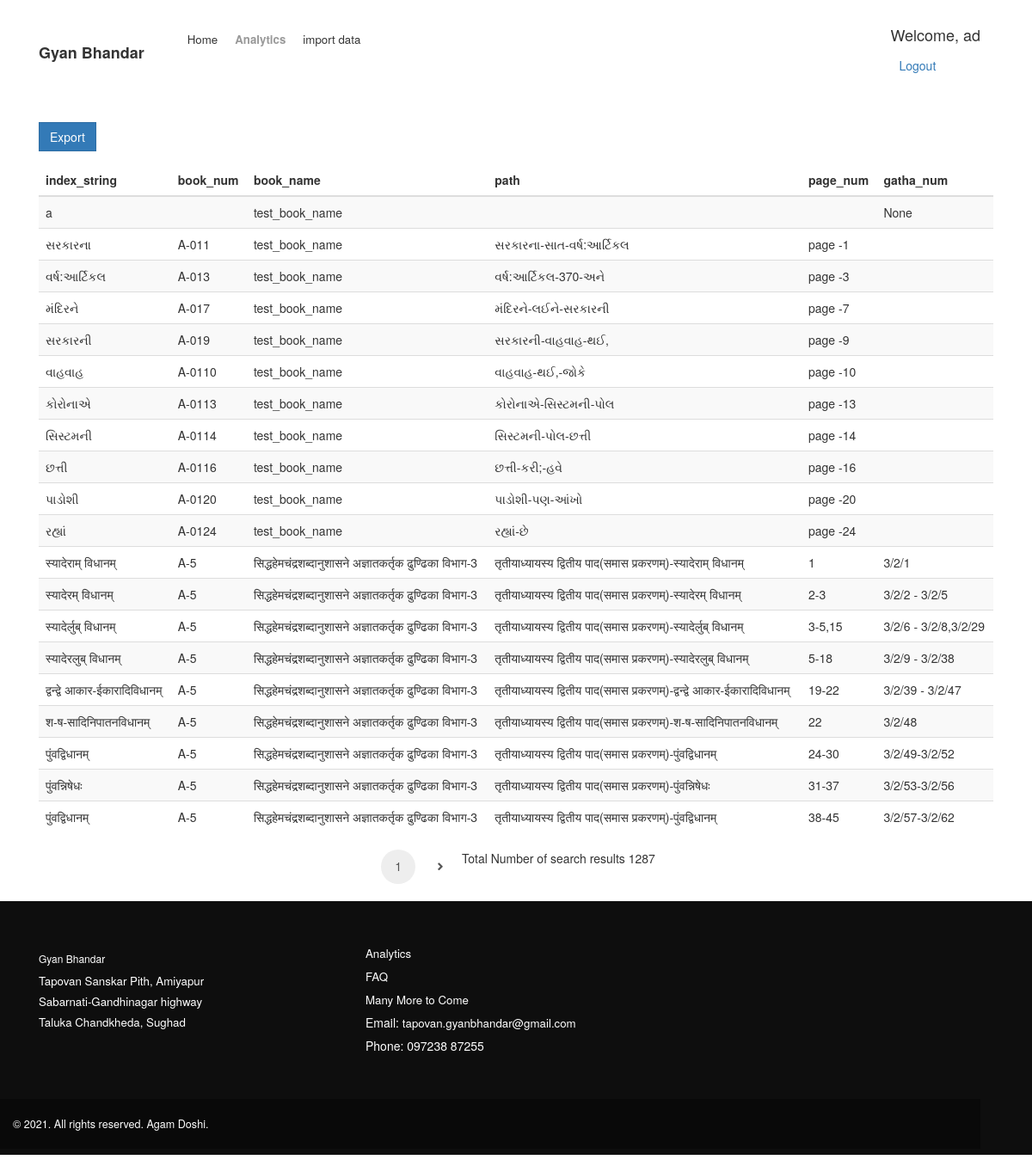
Page /search (signed in) on the committed database.
### idx_search/models.py (models this page shows, shortened)
class IndexItem(models.Model):
    index_string = models.TextField()
    search_string = models.TextField(db_index=True)
    path = models.TextField()
    gatha_num = models.CharField(max_length=100,null=True, blank=True)
    page_num = models.CharField(max_length=100)
    book_num = models.CharField(max_length=50)
    book_name = models.TextField()
    last_update_by = models.CharField(max_length=200)
    last_update_on = models.DateTimeField(auto_now=True)
    created_by = models.CharField(max_length=200)
    created_on = models.DateTimeField(auto_now_add=True)
    models.Index(fields=['search_string']),

### idx_search/views.py (the view)
# urls.py: path('search', views.search, name='idx_search'),
@login_required
def search(request):
    try:
        if request.method == 'GET':
            search_string = request.GET.get('search_string','')
        else:
            search_string = request.POST.get('search_string','')
        search_q = gen_sql_search_q(search_string)
        items = IndexItem.objects.raw(search_q)
        limit = int(request.GET.get('limit', 20))
        paginator = Paginator(items, limit)
        page_request_var = 'page'
        if request.method == 'GET':
            page = request.GET.get(page_request_var)
        else:
            page = '1'
        try:
            paginated_queryset = paginator.page(page)
        except PageNotAnInteger:
            paginated_queryset = paginator.page(1)
        except InvalidPage:
            paginated_queryset = paginator.page(paginator.num_pages)
        total_objects = paginator.count
        context = {'items': paginated_queryset, 'page_request_var': page_request_var ,
                   'total_objects':total_objects, 'search_string':search_string}
        return render(request, 'idx_search/list_item.html', context=context)
    except Exception as e:
        logging.error(e)
        messages.error(request, 'Internal server error , Please report the same.')
        return redirect(reverse("index"))

### idx_search/utils.py (called while the page is built)
def gen_sql_search_q(search_string):
    search_q = 'select * from idx_search_indexitem where '
    search_params = list()
    split_by = '|'
    if ',' in search_string:
        split_by = ','
    search_items = search_string.split(split_by)
    for item in search_items:
        search_params.append(" search_string like '%{}%'".format(item))
    split_join = split_by.replace(',', ' and ').replace('|', ' or ')
    search_q += split_join.join(search_params)
    return search_q

### idx_search/templates/idx_search/list_item.html (shortened to what this page needs)
{% extends 'idx_search/base.html' %}
{% load static %}
{% block content %}
<div class="container top-buffer">
    <form action="{% url 'export_data' %}" method="POST">
        <div class="form-group">
            <button type="submit" class="btn btn-primary">Export</button>
      </div>
    </form>
        <div class="table-responsive">
        <table class="table table-striped">
            <thead>
                <tr>
                    <th>index_string</th>
                    <th>book_num</th>
                    <th>book_name</th>
                    <th>path</th>
                    <th>page_num</th>
                    <th>gatha_num</th>
                </tr>
            </thead>
            <tbody id="tbody">
            {% for i in items %}
                <tr>
                    <td>{{ i.index_string }}</td>
                     <td>{{ i.book_num }}</td>
                     <td>{{ i.book_name }}</td>
                    <td>{{ i.path }}</td>
                    <td>{{ i.page_num }}</td>
                    <td>{{ i.gatha_num }}</td>
                </tr>
            {% endfor %}
            </tbody>
        </table>
        <nav aria-label="pagination justify-content-center">
            <ul class="pagination pagination-template d-flex justify-content-center">
            <li class="page-item"><a href="" class="page-link active">{{ items.number }}</a></li>
            {% if items.has_next %}
            <li class="page-item"><a href="?{{ page_request_var }}={{ items.next_page_number }}&search_string={{ search_string }}" class="page-link"> <i class="fa fa-angle-right"></i></a></li>
            {% endif %}
            <li>Total Number of search results {{ total_objects }}</li>
      </ul>
        </nav>
    </div>
</div>
{% endblock content %}

### idx_search/templates/idx_search/base.html (shortened to what this page needs)
<!DOCTYPE html>
<html>
{% include 'idx_search/head.html' %}
<body>
    {% include 'idx_search/header.html' %}
    {% block content %}
    {% endblock content %}
    {% include 'idx_search/footer.html' %}
</body>
</html>

### idx_search/templates/idx_search/head.html (shortened to what this page needs)
{% load static %}
  <head>
    <link rel="stylesheet" href="{% static 'vendor/bootstrap/css/bootstrap.min.css' %}">
    <link rel="stylesheet" href="{% static 'vendor/font-awesome/css/font-awesome.min.css' %}">
    <link rel="stylesheet" href="{% static 'css/fontastic.css' %}">
    <link rel="stylesheet" href="{% static 'vendor/@fancyapps/fancybox/jquery.fancybox.min.css' %}">
    <link rel="stylesheet" href="{% static 'css/style.default.css' %}" id="theme-stylesheet">
    <link rel="stylesheet" href="{% static 'css/custom.css' %}">
    <link rel="stylesheet" href="https://maxcdn.bootstrapcdn.com/bootstrap/3.4.1/css/bootstrap.min.css">
    <link rel="stylesheet" href="https://cdnjs.cloudflare.com/ajax/libs/font-awesome/5.15.3/css/all.min.css">
    <link href='{% static "styles/github.css" %}' rel="stylesheet">
  </head>

### idx_search/templates/idx_search/header.html (shortened to what this page needs)
    <header class="header">
      <nav class="navbar navbar-expand-lg">
        <div class="container">
          <div class="navbar-header d-flex align-items-center justify-content-between">
            <a href="/" class="navbar-brand">Gyan Bhandar</a>
          </div>
          <div id="navbarcollapse" class="collapse navbar-collapse">
            <ul class="navbar-nav ml-auto">
              <li class="nav-item"><a href="/" class="nav-link ">Home</a>
              </li>
              <li class="nav-item"><a href="{% url 'analytics' %}" class="nav-link active ">Analytics</a></li>
              {% if request.user.is_staff %}
              <li class="nav-item"><a href="{% url 'import_data' %}" class="nav-link ">import data</a></li>
              {% endif %}
            </ul>
            <div style="float:right">
              {% if user.is_authenticated %}
            <h4>Welcome, {{ user.get_username }}</h4><p> <a href="{% url 'account_logout' %}" class="nav-link ">Logout</a></p>
              {% else %}
            <p>Welcome, new user. Please log in.</p>
              {% endif %}
            </div>
          </div>
        </div>
      </nav>
    </header>

### idx_search/templates/idx_search/footer.html (shortened to what this page needs)
{% load static %}
<footer class="main-footer">
      <div class="container">
        <div class="row">
          <div class="col-md-4">
            <div class="logo">
              <h6 class="text-white">Gyan Bhandar</h6>
            </div>
            <div class="contact-details">
              <p>Tapovan Sanskar Pith, Amiyapur</p>
              <p>Sabarnati-Gandhinagar highway </p>
              <p>Taluka Chandkheda, Sughad</p>
              <ul class="social-menu">
                <li class="list-inline-item"><a href="#"><i class="fa fa-facebook"></i></a></li>
                <li class="list-inline-item"><a href="#"><i class="fa fa-twitter"></i></a></li>
                <li class="list-inline-item"><a href="#"><i class="fa fa-instagram"></i></a></li>
                <li class="list-inline-item"><a href="#"><i class="fa fa-behance"></i></a></li>
                <li class="list-inline-item"><a href="#"><i class="fa fa-pinterest"></i></a></li>
              </ul>
            </div>
          </div>
          <div class="col-md-4">
            <div class="menus d-flex">
              <ul class="list-unstyled">
                <li> <a href="{% url 'analytics' %}">Analytics</a></li>
                <li> <a href="#">FAQ</a></li>
                <li> <a href="#">Many More to Come</a></li>
                <li>Email: <a href="mailto:tapovan.gyanbhandar@gmail.com">tapovan.gyanbhandar@gmail.com</a></li>
                <li><p>Phone: 097238 87255</p></li>
              </ul>
            </div>
          </div>
          <div class="col-md-4">
            <div class="latest-posts"><a href="#">
            </div>
          </div>
        </div>
      </div>
      <div class="copyrights">
        <div class="container">
          <div class="row">
            <div class="col-md-6">
              <p>&copy; 2021. All rights reserved. Agam Doshi.</p>
            </div>
          </div>
        </div>
      </div>
    </footer>

### idx_search/templates/idx_search/scripts.html (shortened to what this page needs)
{% load static %}

### static_in_env/css/style.default.css (style rules this page uses)
body { overflow-x: hidden; }
a, i, span { display: inline-block; text-decoration: none; -webkit-transition: all 0.3s; transition: all 0.3s; }
a i { -webkit-transition: none; transition: none; }
ul { margin: 0; padding: 0; }
button, input { outline: none !important; font-family: "Open Sans", sans-serif; }
button { cursor: pointer; }
.text-white { color: #fff; }
.btn { border-radius: 0 !important; }
.pagination-template li.page-item { margin: 0 5px; }
.pagination-template a.page-link { width: 40px; height: 40px; line-height: 27px; border-radius: 50% !important; border: 1px solid #ddd; color: #555; text-align: center; }
.pagination-template a.page-link:hover, .pagination-template a.page-link.active { background: #f5f5f5; }
h1, h2, h3, h4, h5, h6 { margin-bottom: 15px; }
.pagination-template a.page-link { width: 40px; height: 40px; line-height: 27px; border-radius: 50% !important; border: none; color: #555; text-align: center; }
.pagination-template a.page-link:hover, .pagination-template a.page-link.active { background: #eee; }
.navbar { background: #fff; padding-top: 20px !important; padding-bottom: 20px !important; z-index: 9998; border-bottom: 1px solid #ddd; }
.navbar .navbar-nav a.nav-link { color: #333; margin: 0 5px; font-weight: 400; font-size: 0.95em; }
.navbar .navbar-nav a.nav-link.active { color: #999; font-weight: bold; }
footer.main-footer { background: #0e0e0e; padding: 50px 0 0; color: #fff; }
footer.main-footer .contact-details p { font-weight: 300; color: #fff; margin-bottom: 5px; font-size: 0.95em; }
footer.main-footer .contact-details a { text-decoration: underline; margin-bottom: 0; }
footer.main-footer a { color: inherit; font-weight: 300; margin-bottom: 7px; }
footer.main-footer ul { margin-right: 30px; }
footer.main-footer .list-unstyled a { font-size: 0.95em; }
footer.main-footer .latest-posts a { font-size: 0.95em; text-decoration: none; }
footer.main-footer .copyrights { background: #090909; margin-top: 10px; padding: 20px 0; font-size: 0.9em; }
footer.main-footer .copyrights * { margin-bottom: 0; }
footer.main-footer .social-menu { margin-top: 20px; }
footer.main-footer .social-menu li { padding: 0 5px; }
.navbar { padding: 0.5rem 1rem; }
.navbar-brand { display: inline-block; padding-top: 0.5rem; padding-bottom: 0.5rem; margin-right: 1rem; font-size: 1rem; color: #333; font-weight: bold; }
.btn { font-weight: normal; border: 1px solid transparent; padding: 0.5rem 1rem; font-size: 1rem; line-height: 1.25; border-radius: 0.25rem; -webkit-transition: all 0.15s ease-in-out; transition: all 0.15s ease-in-out; }
.btn-primary { color: #111; background-color: #999; border-color: #999; }
body { font-family: "Open Sans", sans-serif; font-size: 1rem; font-weight: normal; line-height: 1.5; color: #212529; background-color: #fff; }
a { color: #999; text-decoration: none; }
h1, h2, h3, h4, h5, h6, .h1, .h2, .h3, .h4, .h5, .h6 { margin-bottom: 0.5rem; font-family: inherit; font-weight: 700; line-height: 1.1; color: inherit; }
h4, .h4 { font-size: 1.5rem; }
h6, .h6 { font-size: 1rem; }
.page-item:first-child .page-link { border-top-left-radius: 0.25rem; border-bottom-left-radius: 0.25rem; }
.page-link { padding: 0.5rem 0.75rem; line-height: 1.25; color: #999; background-color: #fff; border: 1px solid #ddd; }

### rows in the picture
IndexItem: index_string "a", book_name "test_book_name", gatha_num "None"
IndexItem: index_string "સરકારના", book_num "A-011", book_name "test_book_name", path "સરકારના-સાત-વર્ષ:આર્ટિકલ", page_num "page -1"
IndexItem: index_string "વર્ષ:આર્ટિકલ", book_num "A-013", book_name "test_book_name", path "વર્ષ:આર્ટિકલ-370-અને", page_num "page -3"
IndexItem: index_string "મંદિરને", book_num "A-017", book_name "test_book_name", path "મંદિરને-લઈને-સરકારની", page_num "page -7"
IndexItem: index_string "સરકારની", book_num "A-019", book_name "test_book_name", path "સરકારની-વાહવાહ-થઈ,", page_num "page -9"
IndexItem: index_string "વાહવાહ", book_num "A-0110", book_name "test_book_name", path "વાહવાહ-થઈ,-જોકે", page_num "page -10"
IndexItem: index_string "કોરોનાએ", book_num "A-0113", book_name "test_book_name", path "કોરોનાએ-સિસ્ટમની-પોલ", page_num "page -13"
IndexItem: index_string "સિસ્ટમની", book_num "A-0114", book_name "test_book_name", path "સિસ્ટમની-પોલ-છત્તી", page_num "page -14"
IndexItem: index_string "છત્તી", book_num "A-0116", book_name "test_book_name", path "છત્તી-કરી;-હવે", page_num "page -16"
IndexItem: index_string "પાડોશી", book_num "A-0120", book_name "test_book_name", path "પાડોશી-પણ-આંખો", page_num "page -20"
IndexItem: index_string "રહ્યાં", book_num "A-0124", book_name "test_book_name", path "રહ્યાં-છે", page_num "page -24"
IndexItem: index_string "स्यादेराम् विधानम्", book_num "A-5", book_name "सिद्धहेमचंद्रशब्दानुशासने अज्ञातकर्तृक ढुण्ढिका विभाग-3", path "तृतीयाध्यायस्य द्वितीय पाद(समास प्रकरणम्)-स्यादेराम् विधानम्", page_num "1", gatha_num "3/2/1"
IndexItem: index_string "स्यादेरम् विधानम्", book_num "A-5", book_name "सिद्धहेमचंद्रशब्दानुशासने अज्ञातकर्तृक ढुण्ढिका विभाग-3", path "तृतीयाध्यायस्य द्वितीय पाद(समास प्रकरणम्)-स्यादेरम् विधानम्", page_num "2-3", gatha_num "3/2/2 - 3/2/5"
IndexItem: index_string "स्यादेर्लुब् विधानम्", book_num "A-5", book_name "सिद्धहेमचंद्रशब्दानुशासने अज्ञातकर्तृक ढुण्ढिका विभाग-3", path "तृतीयाध्यायस्य द्वितीय पाद(समास प्रकरणम्)-स्यादेर्लुब् विधानम्", page_num "3-5,15", gatha_num "3/2/6 - 3/2/8,3/2/29"
IndexItem: index_string "स्यादेरलुब् विधानम्", book_num "A-5", book_name "सिद्धहेमचंद्रशब्दानुशासने अज्ञातकर्तृक ढुण्ढिका विभाग-3", path "तृतीयाध्यायस्य द्वितीय पाद(समास प्रकरणम्)-स्यादेरलुब् विधानम्", page_num "5-18", gatha_num "3/2/9 - 3/2/38"
IndexItem: index_string "द्वन्द्वे आकार-ईकारादिविधानम्", book_num "A-5", book_name "सिद्धहेमचंद्रशब्दानुशासने अज्ञातकर्तृक ढुण्ढिका विभाग-3", path "तृतीयाध्यायस्य द्वितीय पाद(समास प्रकरणम्)-द्वन्द्वे आकार-ईकारादिविधानम्", page_num "19-22", gatha_num "3/2/39 - 3/2/47"
IndexItem: index_string "श-ष-सादिनिपातनविधानम्", book_num "A-5", book_name "सिद्धहेमचंद्रशब्दानुशासने अज्ञातकर्तृक ढुण्ढिका विभाग-3", path "तृतीयाध्यायस्य द्वितीय पाद(समास प्रकरणम्)-श-ष-सादिनिपातनविधानम्", page_num "22", gatha_num "3/2/48"
IndexItem: index_string "पुंवद्विधानम्", book_num "A-5", book_name "सिद्धहेमचंद्रशब्दानुशासने अज्ञातकर्तृक ढुण्ढिका विभाग-3", path "तृतीयाध्यायस्य द्वितीय पाद(समास प्रकरणम्)-पुंवद्विधानम्", page_num "24-30", gatha_num "3/2/49-3/2/52"
IndexItem: index_string "पुंवन्निषेधः", book_num "A-5", book_name "सिद्धहेमचंद्रशब्दानुशासने अज्ञातकर्तृक ढुण्ढिका विभाग-3", path "तृतीयाध्यायस्य द्वितीय पाद(समास प्रकरणम्)-पुंवन्निषेधः", page_num "31-37", gatha_num "3/2/53-3/2/56"
IndexItem: index_string "पुंवद्विधानम्", book_num "A-5", book_name "सिद्धहेमचंद्रशब्दानुशासने अज्ञातकर्तृक ढुण्ढिका विभाग-3", path "तृतीयाध्यायस्य द्वितीय पाद(समास प्रकरणम्)-पुंवद्विधानम्", page_num "38-45", gatha_num "3/2/57-3/2/62"

### other values in the picture
{{ user.get_username }} "ad"
{{ items.number }} "1"
{{ total_objects }} "1287"
